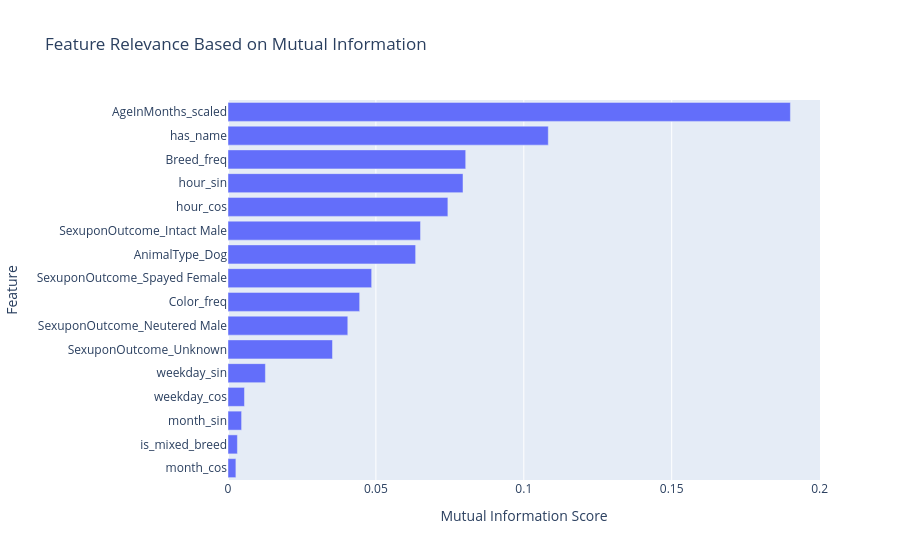

Notebook code for this chart:
### Markdown cell above
### Mutual information

### Code cell
from sklearn.feature_selection import mutual_info_classif

# Identify binary features, which should be treated as discrete.
discrete_mask = (
    X_train_final.nunique(dropna=False) <= 2
).to_numpy()

# Calculate mutual information using training data only.
mi_scores = mutual_info_classif(
    X_train_final,
    y_train,
    discrete_features=discrete_mask,
    random_state=RANDOM_STATE
)

# Create a ranked feature importance table.
mi_results = pd.DataFrame({
    'Feature': X_train_final.columns,
    'Mutual Information': mi_scores
}).sort_values(
    by='Mutual Information',
    ascending=False
).reset_index(drop=True)

print("=== FEATURE RELEVANCE: MUTUAL INFORMATION ===")
print(mi_results.to_string(index=False))

fig_mi = px.bar(
    mi_results.sort_values(
        by='Mutual Information',
        ascending=True
    ),
    x='Mutual Information',
    y='Feature',
    orientation='h',
    title='Feature Relevance Based on Mutual Information',
    labels={
        'Mutual Information': 'Mutual Information Score',
        'Feature': 'Feature'
    }
)

fig_mi.show()

### Figure 1 — Plotly figure (JSON) as saved in the notebook; plotly's stock layout.template omitted (floating-point values rounded to 4 significant figures)
{"data": [{"hovertemplate": "Mutual Information Score=%{x}<br>Feature=%{y}<extra></extra>", "legendgroup": "", "marker": {"color": "#636efa", "pattern": {"shape": ""}}, "name": "", "orientation": "h", "showlegend": false, "textposition": "auto", "type": "bar", "x": [0.002666, 0.00318, 0.004593, 0.005568, 0.01264, 0.03532, 0.0405, 0.04451, 0.04857, 0.06344, 0.06509, 0.07433, 0.07945, 0.08036, 0.1083, 0.1901], "xaxis": "x", "y": ["month_cos", "is_mixed_breed", "month_sin", "weekday_cos", "weekday_sin", "SexuponOutcome_Unknown", "SexuponOutcome_Neutered Male", "Color_freq", "SexuponOutcome_Spayed Female", "AnimalType_Dog", "SexuponOutcome_Intact Male", "hour_cos", "hour_sin", "Breed_freq", "has_name", "AgeInMonths_scaled"], "yaxis": "y"}], "layout": {"barmode": "relative", "legend": {"tracegroupgap": 0}, "title": {"text": "Feature Relevance Based on Mutual Information"}, "xaxis": {"anchor": "y", "domain": [0, 1], "title": {"text": "Mutual Information Score"}}, "yaxis": {"anchor": "x", "domain": [0, 1], "title": {"text": "Feature"}}}}
